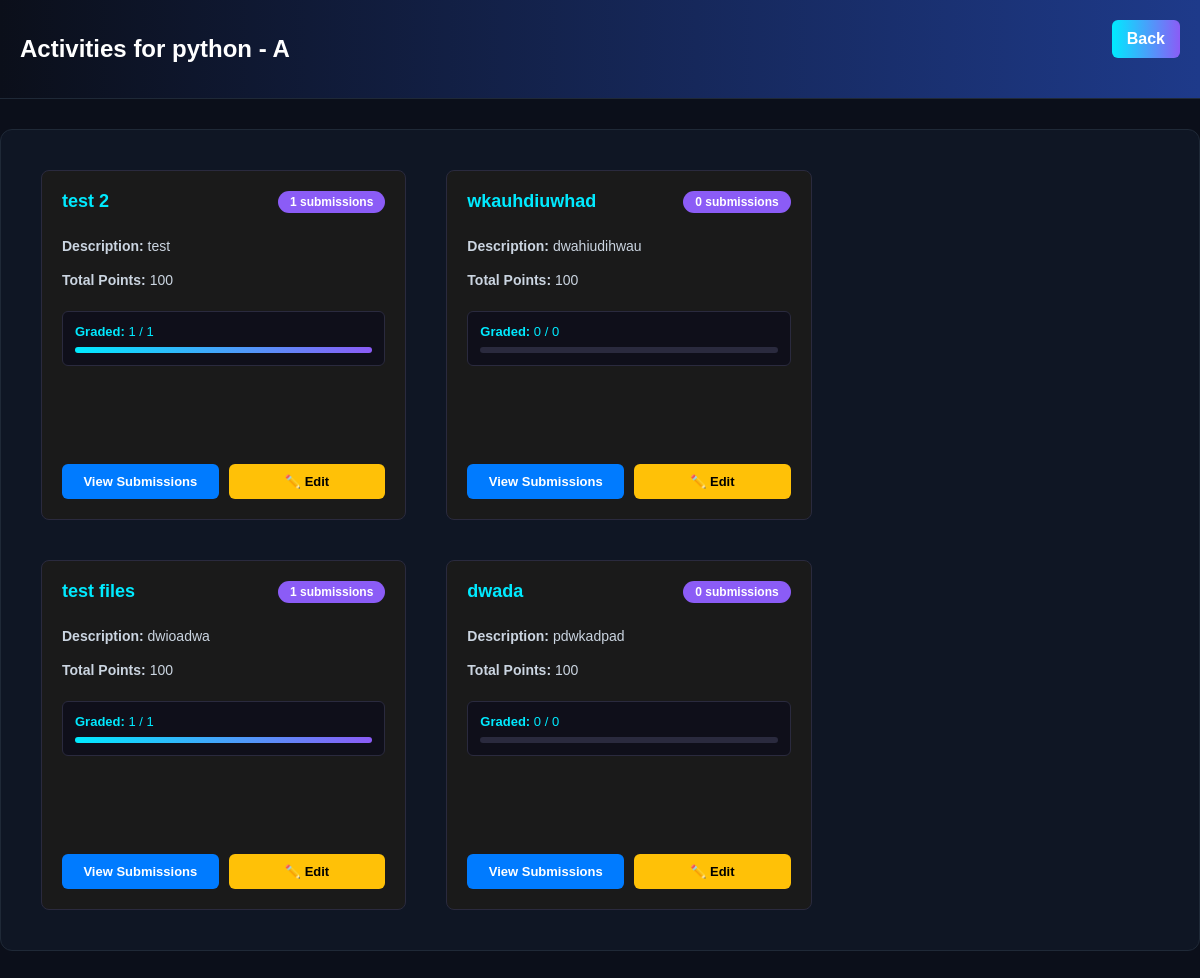
/public/pages/class_activities.php?class_id=8 (signed in), run on the app's committed database.
### tables this page shows
CREATE TABLE `classes` (
  `classes_id` int(11) NOT NULL,
  `subject` varchar(100) NOT NULL,
  `section` varchar(50) NOT NULL,
  `code` varchar(50) NOT NULL,
  `user_id` int(11) DEFAULT NULL,
  `class_code` varchar(10) NOT NULL,
  `is_archived` tinyint(1) DEFAULT 0
);

CREATE TABLE `activities` (
  `id` int(11) NOT NULL,
  `class_id` int(11) NOT NULL,
  `name` varchar(255) NOT NULL,
  `description` text NOT NULL,
  `total_points` varchar(50) NOT NULL,
  `created_by` int(11) NOT NULL,
  `created_at` timestamp NOT NULL DEFAULT current_timestamp(),
  `due_date` date DEFAULT NULL,
  `attachment_path` varchar(500) DEFAULT NULL
);

### public/pages/class_activities.php (the view, shortened to what this page needs)
<?php
require_once __DIR__ . '/../../src/Helpers/_init.php';
$class_id = $_GET['class_id'] ?? '';
$conn->query("CREATE TABLE IF NOT EXISTS activities (
    id INT AUTO_INCREMENT PRIMARY KEY,
    class_id INT NOT NULL,
    name VARCHAR(255) NOT NULL,
    description TEXT NOT NULL,
    score VARCHAR(50) NOT NULL,
    created_by INT NOT NULL,
    created_at TIMESTAMP DEFAULT CURRENT_TIMESTAMP
)");
$conn->query("CREATE TABLE IF NOT EXISTS submissions (
    id INT AUTO_INCREMENT PRIMARY KEY,
    activity_id INT NOT NULL,
    student_id INT NOT NULL,
    answer TEXT NOT NULL,
    submitted_at TIMESTAMP DEFAULT CURRENT_TIMESTAMP,
    grade VARCHAR(50) DEFAULT NULL,
    graded_at TIMESTAMP NULL,
    graded_by INT NULL
)");
$user_id = $_SESSION['user']['id'];
$stmt = $conn->prepare('SELECT subject, section FROM classes WHERE classes_id = ? AND user_id = ?');
$stmt->bind_param('ii', $class_id, $user_id);
$stmt->execute();
$result = $stmt->get_result();
$class = $result->fetch_assoc();
$stmt = $conn->prepare('SELECT id, name, description, total_points FROM activities WHERE class_id = ? ORDER BY created_at DESC');
$stmt->bind_param('i', $class_id);
$stmt->execute();
$activities_result = $stmt->get_result();
$activities = $activities_result->fetch_all(MYSQLI_ASSOC);
?>
<!DOCTYPE html>
<html>
<head>
    <link rel="stylesheet" href="../assets/CSS/dashboard.css">
    <link rel="stylesheet" href="../assets/CSS/class_activities.css">
</head>
<body>
    <div class="header">
        <h2>Activities for <?= htmlspecialchars($class['subject']); ?> - <?= htmlspecialchars($class['section']); ?></h2>
        <a href="view_class.php?class_id=<?= $class_id; ?>" class="back-btn">Back</a>
    </div>
    <div class="container_act">
        <?php if (count($activities) > 0): ?>
            <?php foreach ($activities as $activity): ?>
                <?php
                $stmt = $conn->prepare('
                    SELECT COUNT(*) as count, SUM(CASE WHEN grade IS NOT NULL THEN 1 ELSE 0 END) as graded_count
                    FROM submissions
                    WHERE activity_id = ?
                ');
                $stmt->bind_param('i', $activity['id']);
                $stmt->execute();
                $counts = $stmt->get_result()->fetch_assoc();
                $total_submissions = $counts['count'] ?? 0;
                $graded_submissions = $counts['graded_count'] ?? 0;
                ?>
                <div class="activity-card">
                    <div class="card-header">
                        <h4><?= htmlspecialchars($activity['name']); ?></h4>
                        <span class="submission-badge"><?= $total_submissions; ?> submissions</span>
                    </div>
                    <p class="description"><strong>Description:</strong> <?= htmlspecialchars(substr($activity['description'], 0, 100)) . (strlen($activity['description']) > 100 ? '...' : ''); ?></p>
                    <?php if ($activity['total_points']): ?>
                        <p><strong>Total Points:</strong> <?= htmlspecialchars($activity['total_points']); ?></p>
                    <?php endif; ?>
                    <div class="submission-status">
                        <p><strong>Graded:</strong> <?= $graded_submissions; ?> / <?= $total_submissions; ?></p>
                        <div class="progress-bar">
                            <div class="progress-fill" style="width: <?= $total_submissions > 0 ? ($graded_submissions / $total_submissions * 100) : 0; ?>%"></div>
                        </div>
                    </div>
                    <div class="card-actions">
                        <a href="view_submissions.php?activity_id=<?= $activity['id']; ?>&class_id=<?= $class_id; ?>" class="view-submissions-btn">
                            View Submissions
                        </a>
                        <a href="edit_activity.php?activity_id=<?= $activity['id']; ?>" class="edit-btn">
                            ✏️ Edit
                        </a>
                    </div>
                </div>
            <?php endforeach; ?>
        <?php else: ?>
            <p style="grid-column: 1/-1; text-align: center;">No activities created yet.</p>
        <?php endif; ?>
    </div>
</body>
</html>

### public/assets/CSS/dashboard.css (style rules this page uses)
body { margin: 0; font-family: Arial, sans-serif; background: #0b0f1a; color: white; }
a { color: #00eaff; text-decoration: none; }
.header { display: flex; justify-content: space-between; align-items: center; padding: 15px 20px; background: linear-gradient(90deg, #0b0f1a, #1e3a8a); border-bottom: 1px solid #1f2937; }
.container_act { max-width: 1350px; margin: 30px auto; padding: 30px; background: rgba(17, 24, 39, 0.8); border: 1px solid #1f2937; border-radius: 12px; }
.card-actions { margin-top: auto; display: flex; gap: 10px; padding-top: 10px; }
.activity-card { width: 300px; height: 350px; padding: 30px; background: rgba(64, 64, 64, 0.8); border: 1px solid #1f2937; border-radius: 12px; flex-shrink: 0; display: flex; flex-direction: column; margin: 10px; }
.activity-card h4 { margin: 0 0 10px 0; color: #007bff; }
.activity-card p { margin: 5px 0; }

### public/assets/CSS/class_activities.css (style rules this page uses)
body { margin: 0; font-family: Arial, sans-serif; background: #0b0f1a; color: white; }
a { color: #00eaff; text-decoration: none; }
.header { display: flex; justify-content: space-between; align-items: center; padding: 15px 20px; background: linear-gradient(90deg, #0b0f1a, #1e3a8a); border-bottom: 1px solid #1f2937; }
.container_act { display: flex; flex-wrap: wrap; gap: 20px; justify-content: flex-start; max-width: 100%; margin: 30px auto; padding: 30px; background: rgba(17, 24, 39, 0.8); border: 1px solid #1f2937; border-radius: 12px; box-sizing: border-box; }
.view-btn, .edit-btn, .delete-btn { display: inline-block; padding: 8px 12px; text-decoration: none; border-radius: 6px; font-weight: bold; transition: all 0.3s ease; }
.edit-btn { background: #ffc107; color: #000; }
.back-btn { display: inline-block; padding: 10px 15px; background: linear-gradient(90deg, #00eaff, #8b5cf6); color: white; text-decoration: none; border-radius: 6px; font-weight: bold; margin-bottom: 20px; transition: all 0.3s ease; }
.activity-card { background: #1a1a1a; border: 1px solid #2a2a3e; border-radius: 8px; padding: 20px; width: calc(25% - 15px); box-sizing: border-box; transition: all 0.3s ease; display: flex; flex-direction: column; overflow: hidden; }
.card-header { display: flex; justify-content: space-between; align-items: flex-start; gap: 10px; margin-bottom: 15px; }
.activity-card h4 { margin: 0; color: #00eaff; font-size: 18px; word-break: break-word; flex: 1; }
.submission-badge { background: #8b5cf6; color: white; padding: 4px 12px; border-radius: 20px; font-size: 12px; font-weight: bold; white-space: nowrap; }
.activity-card .description { margin: 10px 0; color: #cbd5e1; font-size: 14px; word-break: break-word; max-height: 60px; overflow: hidden; text-overflow: ellipsis; display: -webkit-box; -webkit-line-clamp: 2; -webkit-box-orient: vertical; }
.activity-card p { margin: 8px 0; color: #cbd5e1; font-size: 14px; word-break: break-word; }
.submission-status { background: #0f0f1a; border: 1px solid #2a2a3e; border-radius: 6px; padding: 12px; margin: 15px 0; }
.submission-status p { margin: 0 0 8px 0; font-size: 13px; color: #00eaff; }
.progress-bar { width: 100%; height: 6px; background: #2a2a3e; border-radius: 3px; overflow: hidden; }
.progress-fill { height: 100%; background: linear-gradient(90deg, #00eaff, #8b5cf6); transition: width 0.3s ease; }
.card-actions { display: flex; gap: 10px; margin-top: auto; flex-wrap: wrap; }
.view-submissions-btn, .edit-btn { flex: 1; min-width: 100px; padding: 10px 12px; text-align: center; text-decoration: none; border-radius: 6px; font-weight: bold; font-size: 13px; transition: all 0.3s ease; border: none; cursor: pointer; }
.view-submissions-btn { background: #007bff; color: white; }
@media (max-width: 1400px) { .activity-card { width: calc(33.333% - 14px); } }

### data on the page
classes: subject "python", section "A"
activities: name "test 2", total_submissions "1", description "test", total_points "100", graded_submissions "1"
activities: name "wkauhdiuwhad", total_submissions "0", description "dwahiudihwau", total_points "100", graded_submissions "0"
activities: name "test files", total_submissions "1", description "dwioadwa", total_points "100", graded_submissions "1"
activities: name "dwada", total_submissions "0", description "pdwkadpad", total_points "100", graded_submissions "0"
